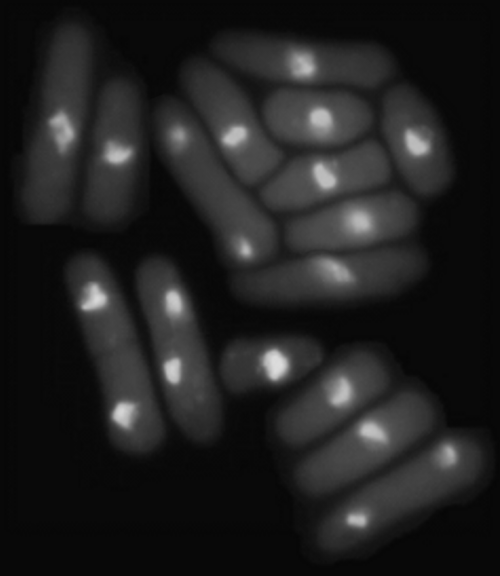
#> input picture TPs/TP3/Proyecto_03/images/levadura2.png, 500 x 576 px, found by its file name
$ python prueba1.py
#> lines starting #> are read from the running program, lines starting #| are printed output that depends on the picture; after the words box and inside, x2 and y2 are one past the last pixel; in counts of white or black regions, pixels touching at a corner belong together
import cv2
import numpy as np
from IPython.display import Image, display
from matplotlib import pyplot as plt


# Plot the image
def imshow(img, ax=None):
	if ax is None:
		ret, encoded = cv2.imencode(".jpg", img)
		display(Image(encoded))
	else:
		ax.imshow(cv2.cvtColor(img, cv2.COLOR_BGR2RGB))
		ax.axis('off')

#Image loading
img = cv2.imread("TPs/Proyecto_03/images/levadura2.png")
#> img is the input picture: shape (576, 500, 3); min 6, max 220, mean 32.7

#image grayscale conversion
gray = cv2.cvtColor(img, cv2.COLOR_BGR2GRAY)
# Show image
imshow(img)

#Threshold Processing
ret, bin_img = cv2.threshold(gray,255,255,cv2.THRESH_BINARY_INV+cv2.THRESH_OTSU)
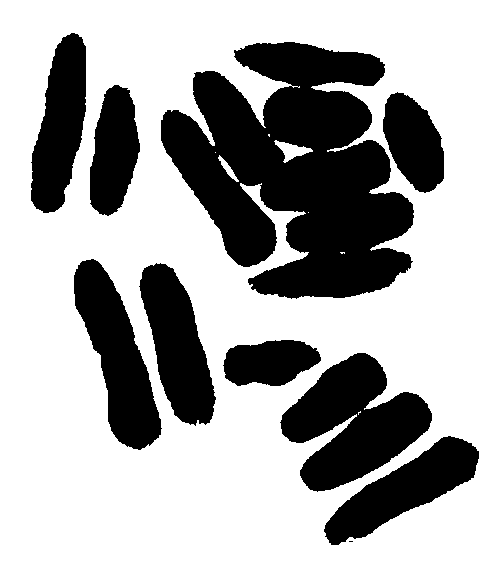
#> bin_img: shape (576, 500); 67.6% white; 10 black regions (1 under 20 px), largest, box (x1, y1, x2, y2) and area: (161, 42, 414, 299) 40772, (280, 353, 432, 492) 11718, (74, 259, 162, 450) 8106
#> ret = 42
imshow(bin_img)

# noise removal
kernel = cv2.getStructuringElement(cv2.MORPH_RECT, (3, 3))
bin_img = cv2.morphologyEx(bin_img,
						cv2.MORPH_OPEN,
						kernel,
						iterations=2)
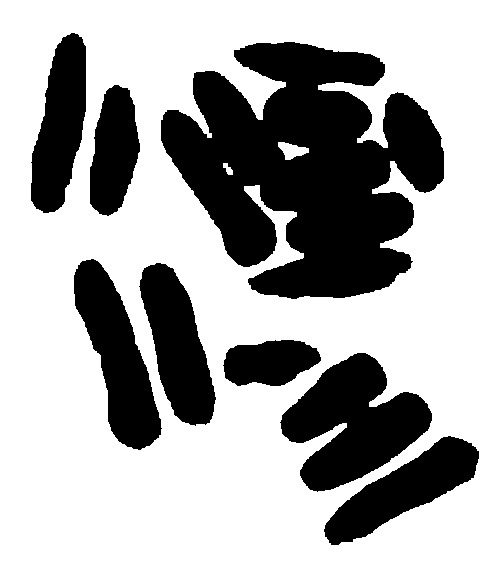
#> bin_img: shape (576, 500); 67.3% white; 8 black regions, largest, box (x1, y1, x2, y2) and area: (161, 42, 444, 299) 45581, (280, 353, 432, 492) 11792, (74, 259, 162, 450) 8114
imshow(bin_img)

# Create subplots with 1 row and 2 columns
#> (the run stopped early here; a loop or call above may not have finished)
